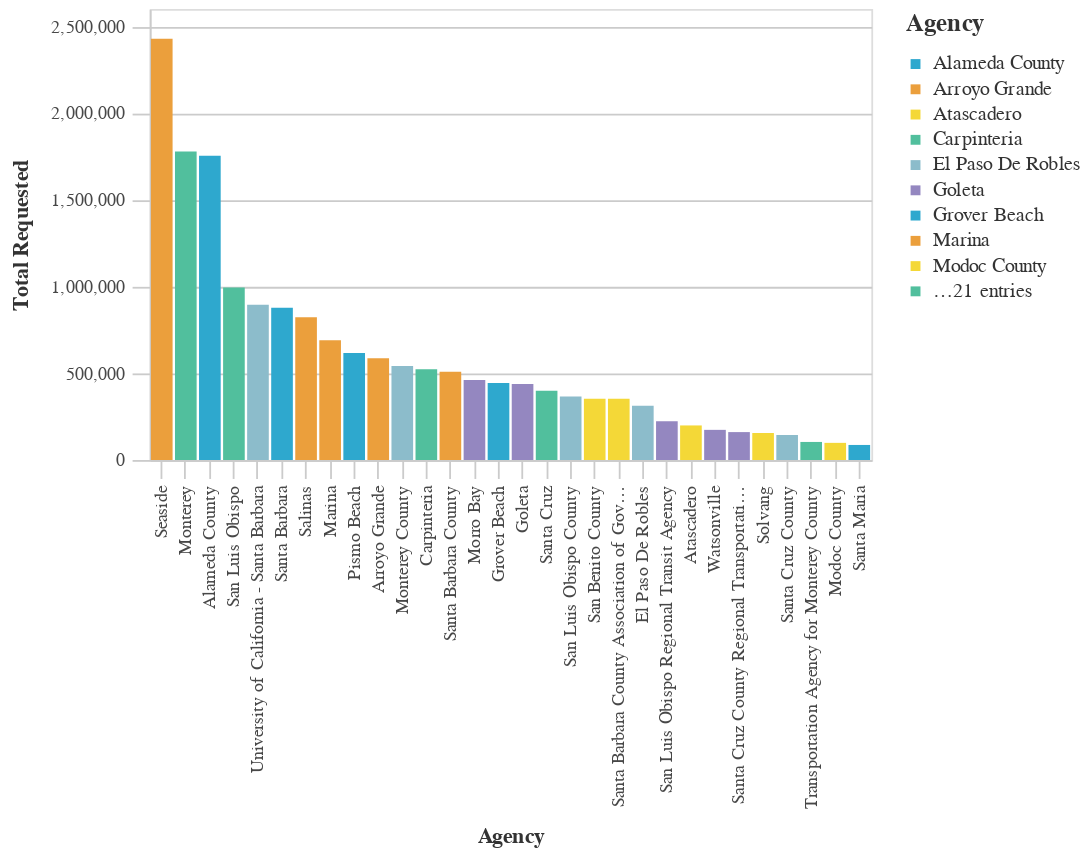

The notebook cell this image was saved under:
### Markdown cell above
### Average Total Requested Funds by Agency ($2021)

### Code cell
#Bar chart Average Total Requested Funds by Agency
chart4=(_dla_utils.basic_bar_chart_no_save((((_dla_utils.calculate_data_all(df, 'adjusted_total_requested', 'primary_agency_name', aggfunc="mean"))
                          >>arrange(-_.adjusted_total_requested)).head(30)
                        ), 'primary_agency_name','adjusted_total_requested', 'primary_agency_name', district
                       ))
chart4=chart4.encode([alt.Tooltip('primary_agency_name', title=_dla_utils.labeling('primary_agency_name')),
    alt.Tooltip('adjusted_total_requested', title=_dla_utils.labeling('adjusted_total_requested'), format="$,.2f"),
                          ])
display(chart4)

### Figure 1 — Vega-Lite specification as saved in the notebook (floating-point values rounded to 4 significant figures)
{"config": {"view": {"continuousWidth": 400, "continuousHeight": 300}, "axis": {"domainColor": "#cbcbcb", "grid": true, "gridColor": "#cbcbcb", "gridWidth": 1, "labelColor": "#474747", "labelFont": "Nunito Sans", "labelFontSize": 10, "labelPadding": 4, "tickColor": "#cbcbcb", "tickSize": 10, "titleColor": "#333", "titleFont": "Raleway", "titleFontSize": 12, "titlePadding": 10}, "axisBand": {"grid": false}, "background": "white", "font": "Raleway", "header": {"labelFont": "Nunito Sans", "titleFont": "Raleway"}, "legend": {"labelColor": "#333", "labelFont": "Nunito Sans", "labelFontSize": 11, "labelLimit": 0, "padding": 1, "symbolSize": 30, "symbolType": "square", "titleColor": "#333", "titleFont": "Raleway", "titleFontSize": 14, "titlePadding": 10}, "title": {"anchor": "middle", "font": "Raleway", "fontSize": 18, "fontWeight": 300, "offset": 20}}, "data": {"name": "data-f53bfa166243b497add7b5516cd5f2f4"}, "mark": "bar", "encoding": {"color": {"field": "primary_agency_name", "legend": {"symbolLimit": 10, "title": "Agency"}, "scale": {"range": ["#2EA8CE", "#EB9F3C", "#F4D837", "#51BF9D", "#8CBCCB", "#9487C0"]}, "type": "nominal"}, "tooltip": [{"field": "primary_agency_name", "title": "Agency", "type": "nominal"}, {"field": "adjusted_total_requested", "format": "$,.2f", "title": "Total Requested", "type": "quantitative"}], "x": {"field": "primary_agency_name", "sort": "-y", "title": "Agency", "type": "nominal"}, "y": {"field": "adjusted_total_requested", "title": "Total Requested", "type": "quantitative"}}, "height": 250, "width": 400, "$schema": "https://vega.github.io/schema/vega-lite/v4.17.0.json", "datasets": {"data-f53bfa166243b497add7b5516cd5f2f4": [{"primary_agency_name": "Seaside", "adjusted_total_requested": 2428000.0}, {"primary_agency_name": "Monterey", "adjusted_total_requested": 1778000.0}, {"primary_agency_name": "Alameda County", "adjusted_total_requested": 1755000.0}, {"primary_agency_name": "San Luis Obispo", "adjusted_total_requested": 994100.0}, {"primary_agency_name": "University of California - Santa Barbara", "adjusted_total_requested": 894700.0}, {"primary_agency_name": "Santa Barbara", "adjusted_total_requested": 878000.0}, {"primary_agency_name": "Salinas", "adjusted_total_requested": 823100.0}, {"primary_agency_name": "Marina", "adjusted_total_requested": 690400.0}, {"primary_agency_name": "Pismo Beach", "adjusted_total_requested": 616600.0}, {"primary_agency_name": "Arroyo Grande", "adjusted_total_requested": 587300.0}, {"primary_agency_name": "Monterey County", "adjusted_total_requested": 542500.0}, {"primary_agency_name": "Carpinteria", "adjusted_total_requested": 522600.0}, {"primary_agency_name": "Santa Barbara County", "adjusted_total_requested": 508800.0}, {"primary_agency_name": "Morro Bay", "adjusted_total_requested": 461300.0}, {"primary_agency_name": "Grover Beach", "adjusted_total_requested": 444600.0}, {"primary_agency_name": "Goleta", "adjusted_total_requested": 438400.0}, {"primary_agency_name": "Santa Cruz", "adjusted_total_requested": 399400.0}, {"primary_agency_name": "San Luis Obispo County", "adjusted_total_requested": 366100.0}, {"primary_agency_name": "San Benito County", "adjusted_total_requested": 353400.0}, {"primary_agency_name": "Santa Barbara County Association of Governments", "adjusted_total_requested": 353000.0}, {"primary_agency_name": "El Paso De Robles", "adjusted_total_requested": 312800.0}, {"primary_agency_name": "San Luis Obispo Regional Transit Agency", "adjusted_total_requested": 223500.0}, {"primary_agency_name": "Atascadero", "adjusted_total_requested": 199400.0}, {"primary_agency_name": "Watsonville", "adjusted_total_requested": 173900.0}, {"primary_agency_name": "Santa Cruz County Regional Transportation Commission", "adjusted_total_requested": 161000.0}, {"primary_agency_name": "Solvang", "adjusted_total_requested": 155600.0}, {"primary_agency_name": "Santa Cruz County", "adjusted_total_requested": 144200.0}, {"primary_agency_name": "Transportation Agency for Monterey County", "adjusted_total_requested": 104200.0}, {"primary_agency_name": "Modoc County", "adjusted_total_requested": 98940.0}, {"primary_agency_name": "Santa Maria", "adjusted_total_requested": 86840.0}]}}
